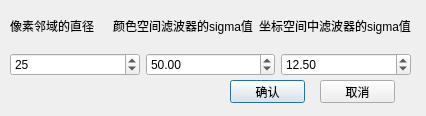
<?xml version="1.0" encoding="UTF-8"?>
<ui version="4.0">
 <class>BilateralFilter</class>
 <widget class="QDialog" name="BilateralFilter">
  <property name="geometry">
   <rect>
    <x>0</x>
    <y>0</y>
    <width>426</width>
    <height>116</height>
   </rect>
  </property>
  <property name="windowTitle">
   <string>Dialog</string>
  </property>
  <widget class="QWidget" name="layoutWidget">
   <property name="geometry">
    <rect>
     <x>10</x>
     <y>5</y>
     <width>401</width>
     <height>71</height>
    </rect>
   </property>
   <layout class="QVBoxLayout" name="verticalLayout">
    <item>
     <layout class="QHBoxLayout" name="horizontalLayout">
      <item>
       <widget class="QLabel" name="label">
        <property name="text">
         <string>像素邻域的直径</string>
        </property>
       </widget>
      </item>
      <item>
       <widget class="QLabel" name="label_2">
        <property name="text">
         <string>颜色空间滤波器的sigma值</string>
        </property>
       </widget>
      </item>
      <item>
       <widget class="QLabel" name="label_3">
        <property name="text">
         <string>坐标空间中滤波器的sigma值</string>
        </property>
       </widget>
      </item>
     </layout>
    </item>
    <item>
     <layout class="QHBoxLayout" name="horizontalLayout_2">
      <item>
       <widget class="QSpinBox" name="spinBox">
        <property name="maximum">
         <number>9999</number>
        </property>
        <property name="value">
         <number>25</number>
        </property>
       </widget>
      </item>
      <item>
       <widget class="QDoubleSpinBox" name="doubleSpinBox">
        <property name="maximum">
         <double>9999.989999999999782</double>
        </property>
        <property name="value">
         <double>50.000000000000000</double>
        </property>
       </widget>
      </item>
      <item>
       <widget class="QDoubleSpinBox" name="doubleSpinBox_2">
        <property name="maximum">
         <double>9999.989999999999782</double>
        </property>
        <property name="value">
         <double>12.500000000000000</double>
        </property>
       </widget>
      </item>
     </layout>
    </item>
   </layout>
  </widget>
  <widget class="QPushButton" name="pushButton">
   <property name="geometry">
    <rect>
     <x>230</x>
     <y>80</y>
     <width>75</width>
     <height>23</height>
    </rect>
   </property>
   <property name="text">
    <string>确认</string>
   </property>
  </widget>
  <widget class="QPushButton" name="pushButton_2">
   <property name="geometry">
    <rect>
     <x>320</x>
     <y>80</y>
     <width>75</width>
     <height>23</height>
    </rect>
   </property>
   <property name="text">
    <string>取消</string>
   </property>
  </widget>
 </widget>
 <resources/>
 <connections/>
</ui>
